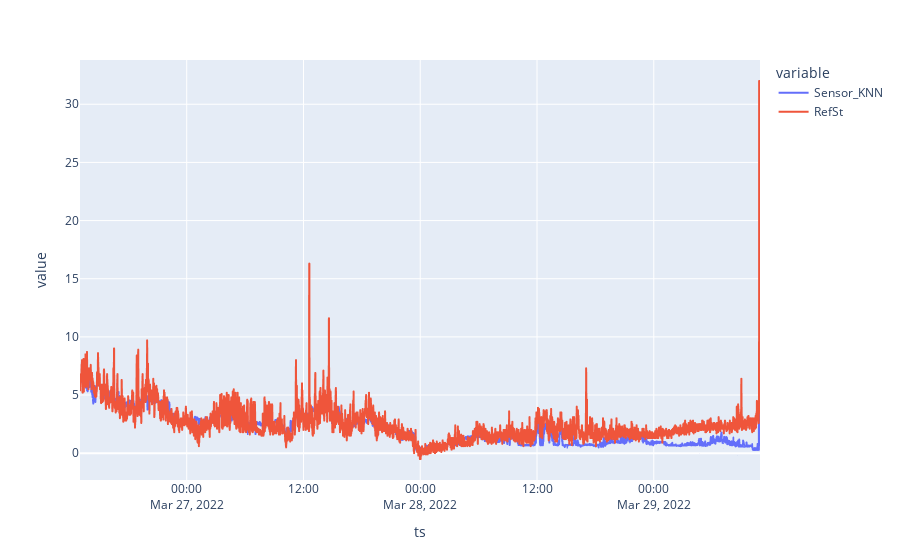

Write notebook code for a chart like this one.
### Code cell
# df_KNN = pd.DataFrame({'RefSt': praxis_df2["praxis_pm2p5_vals_adj"], 'Sensor_O1': canary_df["canary_pm2p5_vals"], 'Temp': canary_df["canary_temp"], 'RelHum': canary_df["canary_rh"]})
df_KNN["KNN"] = knn.predict(X)
df_KNN = pd.DataFrame({'RefSt': praxis_df2["praxis_pm2p5_vals_adj"], 'Sensor_KNN': df_KNN["KNN"]})
Sensor_plot_SGD = df_KNN[["Sensor_KNN", "RefSt"]]
Sensor_plot_SGD.plot()

### Figure 1 — Plotly figure (JSON) as saved in the notebook; plotly's stock layout.template omitted (floating-point values rounded to 4 significant figures; data arrays with more than 128 entries replaced by an {"elided": "..."} marker saying what was removed)
{"data": [{"hovertemplate": "variable=Sensor_KNN<br>ts=%{x}<br>value=%{y}<extra></extra>", "legendgroup": "Sensor_KNN", "line": {"color": "#636efa", "dash": "solid"}, "marker": {"symbol": "circle"}, "mode": "lines", "name": "Sensor_KNN", "showlegend": true, "type": "scattergl", "x": {"elided": "4194 str values"}, "xaxis": "x", "y": {"elided": "4194 float values"}, "yaxis": "y"}, {"hovertemplate": "variable=RefSt<br>ts=%{x}<br>value=%{y}<extra></extra>", "legendgroup": "RefSt", "line": {"color": "#EF553B", "dash": "solid"}, "marker": {"symbol": "circle"}, "mode": "lines", "name": "RefSt", "showlegend": true, "type": "scattergl", "x": {"elided": "4194 str values"}, "xaxis": "x", "y": {"elided": "4194 float values"}, "yaxis": "y"}], "layout": {"legend": {"title": {"text": "variable"}, "tracegroupgap": 0}, "margin": {"t": 60}, "xaxis": {"anchor": "y", "domain": [0, 1], "title": {"text": "ts"}}, "yaxis": {"anchor": "x", "domain": [0, 1], "title": {"text": "value"}}}}
